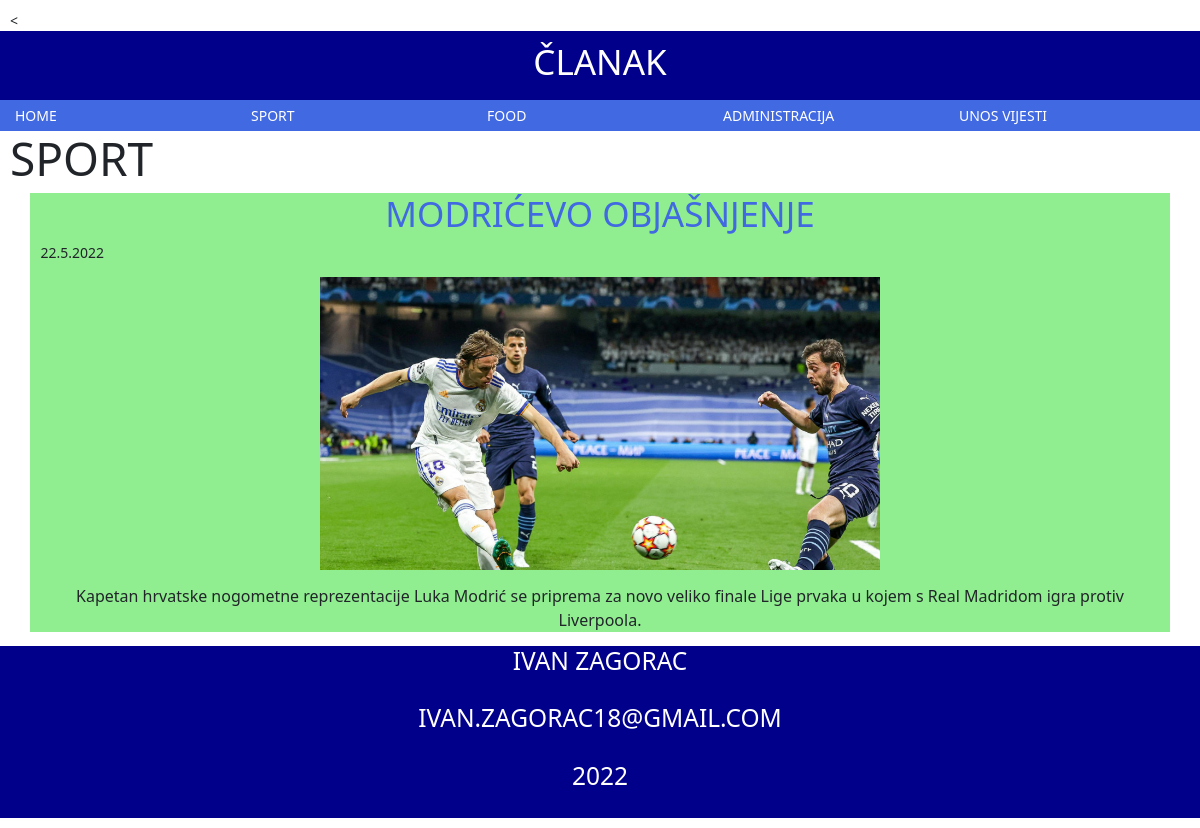
Page /clanak.php?id=1 on the committed database.
### tables this page shows
CREATE TABLE `vijest` (
  `id` int(11) NOT NULL,
  `datum` varchar(32) NOT NULL,
  `naslov` varchar(64) NOT NULL,
  `sazetak` text NOT NULL,
  `tekst` text NOT NULL,
  `slika` varchar(64) NOT NULL,
  `kategorija` varchar(64) NOT NULL,
  `arhiva` tinyint(1) NOT NULL
);

### clanak.php (the view, shortened to what this page needs)
<<!DOCTYPE html>
<html>
<head>
       <link   rel="stylesheet" type="text/css" href="style.css">
         <link rel="stylesheet"  href="bootstrap-5.0.1-dist/css/bootstrap.min.css">
</head>
<body>
       <div id="header" class="row">
<header>
       <h1>ČLANAK</h1>
</div>
<div class="row">
<nav id="navigacija" class="col-lg-12">
<ul><li><a href="index.php">Home</a></li>
       <li><a href="kategorije.php?kategorija=sport">Sport</a></li>
       <li><a href="kategorije.php?kategorija=hrana">Food</a></li>
       <li><a href="login.html">Administracija</a></li>
       <li><a href="folderB/unos.html">Unos vijesti</a></li>
</ul>
</nav>
</div>
<?php
$id=$_GET['id'];
$query="SELECT * FROM vijest WHERE id='$id' ";
$result=mysqli_query($dbc,$query);
while($row=mysqli_fetch_array($result)){
       $naslov= $row['naslov'];
       $kategorija= $row['kategorija'];
       $tekst=$row['tekst'];
       $datum=$row['datum'];
       $slika=$row['slika'];
       }
?>
<div class="hc">
<h2 class="category" style="
       text-align: left;
       font-size: 46px;
       text-transform: uppercase;"><?php
 echo $kategorija;
 ?></h2></div>
<div style="background-color: lightgreen;margin:0 auto;" id="cont" class="container" style="width: 75%;">
 <div class="row">
 <h1 style="color:royalblue;" class="title"><?php
 echo $naslov;
 ?></h1>
 <p class="datum" style=""><?php echo $datum;?></p>
 </div>
 <section class="slika2">
 <?php
 echo '<img src="' . UPLPATH . $slika . '"';
 ?>
 </section>
 <section style="text-align: center;" class="about">
 <p style="font-size: 16px;text-align: center;">
 <?php
 echo $tekst;
 ?>
 </p>
 </section>
</div>
<div class="row">
<footer class="footer">
              <div class="col-lg-12">
              <h3>Ivan Zagorac</h3><br/>
              </div>
              <div class="col-lg-12">
              <h3>ivan.zagorac18@gmail.com</h3><br/>
              </div>
              <div class="col-lg-12">
              <h3>2022</h3><br/>
              </div>
</footer>
</div>
</body>
</html>

### style.css (style rules this page uses)
html { padding:10px; margin:0auto; font-family:Arial,"Times New Roman",sans-serif; font-size: 14px; }
header { width: 100%; background-color: darkblue; color: white; padding: 10px; }
h1 { text-align: center; text-transform: uppercase; }
#navigacija { width: 100%; background-color: royalblue; }
#navigacija a { display: block; color: white; text-transform: uppercase; padding: 5px; text-decoration: none; }
#navigacija ul { list-style-type: none; margin: 0; padding: 0; }
#navigacija li { float: left; width: 20%; }
.footer { width: 100%; background-color: darkblue; }
.footer h3 { color: white; text-transform: uppercase; text-align: center; }
.slika2 img { width: 50%; }
#cont { width: 100%; text-align: center; }
.datum { text-align: left; }

### rows in the picture
vijest: kategorija "SPORT", naslov "MODRIĆEVO OBJAŠNJENJE", datum "22.5.2022", slika (picture), tekst "Kapetan hrvatske nogometne reprezentacije Luka Modrić se priprema za novo veliko finale Lige prvaka u kojem s Real Madridom igra protiv Liverpoola."
